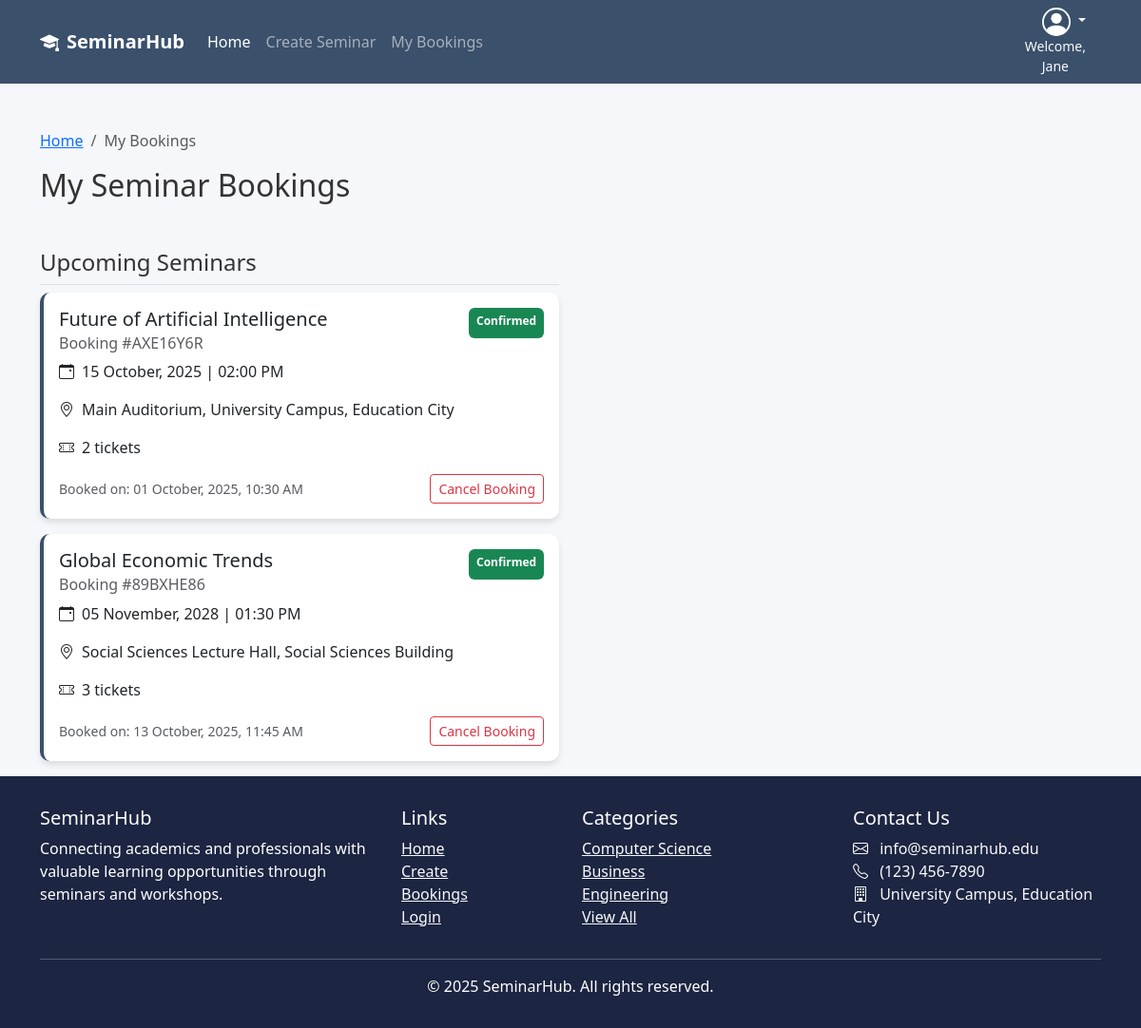
The app's page /bookings (signed in), older data.
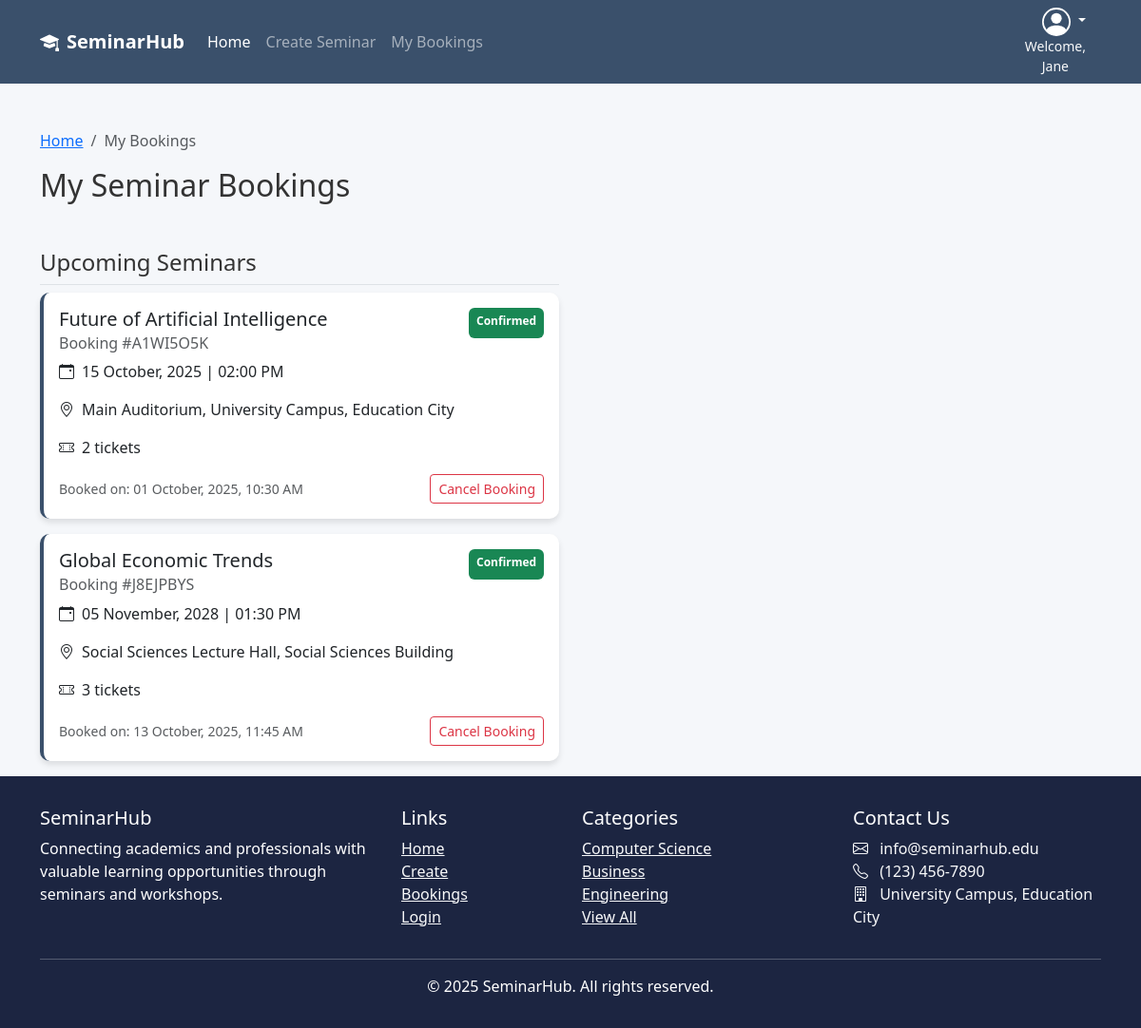
The same page, newer data.
### SeminarHub/models.py (models this page shows, shortened)
class User(db.Model, UserMixin):
    __tablename__ = 'users'
    id = db.Column(db.Integer, primary_key=True)
    first_name = db.Column(db.String(64), index=True)
    last_name  = db.Column(db.String(64), index=True)
    email      = db.Column(db.String(64), unique=True)
    password_hash = db.Column(db.String(256), nullable=False)
    number     = db.Column(db.String(64), nullable=False)
    address    = db.Column(db.String(256), nullable=False)
    bookings      = db.relationship("Booking", back_populates="user")
    comments      = db.relationship("Comment", back_populates="user")
    owned_events  = db.relationship("Event",   back_populates="owner")

class Booking(db.Model):
    __tablename__ = 'bookings'
    id             = db.Column(db.Integer, primary_key=True)
    booking_number = db.Column(db.String(32), index=True, unique=True)
    quantity       = db.Column(db.Integer, index=True, nullable=False)
    booking_date   = db.Column(db.DateTime, nullable=False, default=datetime.utcnow)
    status         = db.Column(db.String(32), default="Confirmed")
    user_id  = db.Column(db.Integer, db.ForeignKey("users.id"))
    event_id = db.Column(db.Integer, db.ForeignKey("events.id"))
    user  = db.relationship("User",  back_populates="bookings")
    event = db.relationship("Event", back_populates="bookings")

class Event(db.Model):
    __tablename__ = "events"
    id          = db.Column(db.Integer, primary_key=True)
    title       = db.Column(db.String(150), nullable=False)
    description = db.Column(db.Text, nullable=False)
    category    = db.Column(db.String(64))
    location    = db.Column(db.String(120))
    capacity    = db.Column(db.Integer, default=0)
    status      = db.Column(db.String(16), default="Open")
    start_dt    = db.Column(db.DateTime, nullable=False)
    end_dt      = db.Column(db.DateTime, nullable=False)
    image_url   = db.Column(db.String(255))
    speaker     = db.Column(db.String(120))
    speaker_bio = db.Column(db.Text)
    date_added = db.Column(db.DateTime, default=datetime.utcnow)
    owner_user_id = db.Column(db.Integer, db.ForeignKey("users.id"))
    owner         = db.relationship("User", back_populates="owned_events")
    comments = db.relationship(
        "Comment",
        back_populates="event",
        cascade="all, delete-orphan",
        order_by="desc(Comment.created_at)"
    )
    bookings = db.relationship(
        "Booking",
        back_populates="event",
        cascade="all, delete-orphan"
    )
    orders = db.relationship(
        "Order",
        back_populates="event",
        cascade="all, delete-orphan"
    )

### SeminarHub/booking/booking.py (the view)
@booking_bp.route('/bookings')
@login_required
def booking():
    confirmed_bookings = Booking.query.filter(
        Booking.status == "Confirmed",
        Booking.user_id == current_user.id
    ).all()
    completed_bookings = Booking.query.filter(
        Booking.status == "Completed",
        Booking.user_id == current_user.id
    ).all()
    cancelled_bookings = Booking.query.filter(
        Booking.status == "Cancelled",
        Booking.user_id == current_user.id
    ).all()
    return render_template(
        'bookings.html',
        confirmed_bookings=confirmed_bookings,
        completed_bookings=completed_bookings,
        cancelled_bookings=cancelled_bookings,
        heading='My Bookings | '
    )

### SeminarHub/booking/templates/bookings.html (shortened to what this page needs)
{% extends 'base.html' %}
{% block content %}
<div class="container mt-4">
    <nav aria-label="breadcrumb">
        <ol class="breadcrumb">
            <li class="breadcrumb-item"><a href="{{ url_for('main.index') }}">Home</a></li>
            <li class="breadcrumb-item active" aria-current="page">My Bookings</li>
        </ol>
    </nav>
    <h2 class="mb-5">My Seminar Bookings</h2>
    {% if confirmed_bookings or completed_bookings or cancelled_bookings %}
    <div class="row">
        {% if confirmed_bookings %}
        <div class="col-lg-6">
            <h4 class="border-bottom pb-2">Upcoming Seminars</h4>
            {% for booking in confirmed_bookings %}
            <div class="card booking-card mb-3">
                <div class="card-body">
                    <div class="d-flex justify-content-between">
                        <h5 class="card-title">{{booking.event.title}}</h5>
                        <span class="badge bg-success py-2">{{booking.status}}</span>
                    </div>
                    <h6 class="card-subtitle mb-2 text-muted">Booking #{{booking.booking_number}}</h6>
                    <p class=""><i class="bi bi-calendar-event me-2"></i>{{booking.event.start_dt.strftime("%d %B, %Y | %I:%M %p")}}</p>
                    <p class=""><i class="bi bi-geo-alt me-2"></i>{{booking.event.location}}</p>
                    <p class=""><i class="bi bi-ticket-perforated me-2"></i>{{booking.quantity}} ticket{% if booking.quantity > 1 %}s{% endif %}</p>
                    <div class="d-flex justify-content-between align-items-center">
                        <small class="text-muted">Booked on: {{booking.booking_date.strftime("%d %B, %Y, %I:%M %p")}}</small>
                        <form method="POST" action="{{ url_for('booking.cancel_booking', booking_id=booking.id) }}" onsubmit="return confirm('Are you sure you want to cancel this booking?');">
                            <button type="submit" class="btn btn-sm btn-outline-danger">Cancel Booking</button>
                        </form>
                    </div>
                </div>
            </div>
            {% endfor %}
        </div>
        {% endif %}
    </div>
    {% endif %}
</div>
{% endblock %}

### SeminarHub/templates/base.html (shortened to what this page needs)
<!DOCTYPE html>
<html lang="en">
<head>
  <link href="https://cdn.jsdelivr.net/npm/bootstrap@5.3.0/dist/css/bootstrap.min.css" rel="stylesheet">
  <link rel="stylesheet" href="https://cdn.jsdelivr.net/npm/bootstrap-icons@1.10.0/font/bootstrap-icons.css">
  <link rel="stylesheet" href="{{ url_for('static', filename='style/stylesheet.css') }}">
</head>
<body class="d-flex flex-column min-vh-100">
  <header>
    {% include "_navigation.html" %}
  </header>
  <main class="flex-fill">
    {% block content %}{% endblock %}
  </main>
  {% include "_footer.html" %}
</body>
</html>

### SeminarHub/templates/_navigation.html (shortened to what this page needs)
<nav class="navbar navbar-expand-lg navbar-dark sticky-top mb-3">
    <div class="container">
        <a class="navbar-brand fw-bold" href="{{ url_for('main.index') }}">
            <i class="bi bi-mortarboard-fill me-2"></i>SeminarHub
        </a>
        {% if current_user.is_authenticated %}
        <div class="ms-auto order-lg-last text-end">
            <div class="dropdown pe-3">
                <a href="#" class="d-block link-body-emphasis text-decoration-none dropdown-toggle text-light" data-bs-toggle="dropdown" aria-expanded="false">
                </a>
                <small class="d-block text-center text-light">Welcome, <br> {{ current_user.first_name }}</small>
            </div>
        </div>
        {% endif %}
        <div class="collapse navbar-collapse" id="navbarNav">
            <ul class="navbar-nav me-auto">
                <li class="nav-item">
                    <a class="nav-link active" href="{{ url_for('main.index') }}">Home</a>
                </li>
                <li class="nav-item">
                    <a class="nav-link" href="{{url_for('event.create')}}">Create Seminar</a>
                </li>
                <li class="nav-item">
                    <a class="nav-link" href="{{url_for('booking.booking')}}">My Bookings</a>
                </li>
            </ul>
        </div>
    </div>
</nav>

### SeminarHub/templates/_footer.html
<footer class="mt-auto">
  <div class="container">
    <div class="row">
      <div class="col-md-4">
        <h5>SeminarHub</h5>
        <p>Connecting academics and professionals with valuable learning opportunities through seminars and workshops.</p>
      </div>
      <div class="col-md-2">
        <h5>Links</h5>
        <ul class="list-unstyled">
          <li><a href="{{ url_for('main.index') }}" class="text-light">Home</a></li>
          <li><a href="{{ url_for('event.create') }}" class="text-light">Create</a></li>
          <li><a href="{{ url_for('booking.booking') }}" class="text-light">Bookings</a></li>
          <li><a href="#" class="text-light">Login</a></li>
        </ul>
      </div>
      <div class="col-md-3">
        <h5>Categories</h5>
        <ul class="list-unstyled">
          <li><a href="#" class="text-light">Computer Science</a></li>
          <li><a href="#" class="text-light">Business</a></li>
          <li><a href="#" class="text-light">Engineering</a></li>
          <li><a href="#" class="text-light">View All</a></li>
        </ul>
      </div>
      <div class="col-md-3">
        <h5>Contact Us</h5>
        <address class="text-light mb-0">
          <i class="bi bi-envelope me-2"></i> info@seminarhub.edu<br>
          <i class="bi bi-telephone me-2"></i> (123) 456-7890<br>
          <i class="bi bi-building me-2"></i> University Campus, Education City
        </address>
      </div>
    </div>
    <hr class="bg-light">
    <div class="text-center">
      <p class="mb-0">© {{ current_year or 2025 }} SeminarHub. All rights reserved.</p>
    </div>
  </div>
</footer>

### SeminarHub/static/style/stylesheet.css (style rules this page uses)
:root { --primary: #3a506b; --secondary: #5bc0be; --light: #f8f9fa; --dark: #1c2541; --accent: #e07a5f; }
html, body { min-height: 100%; margin: 0; padding: 0; }
body { font-family: 'Segoe UI', Tahoma, Geneva, Verdana, sans-serif; background-color: #f5f7fa; color: #333; }
.navbar { background-color: var(--primary); }
footer { background-color: var(--dark); color: white; padding: 2rem 0; margin-top: 3rem; }
.card { border: none; border-radius: 10px; box-shadow: 0 4px 6px rgba(0, 0, 0, 0.1); transition: transform 0.3s ease; }
.booking-card { border-left: 4px solid var(--primary); transition: transform 0.2s; }

Row changes from the older to the newer data that the page shows:
changed Booking "01 October, 2025, 10:30 AM": booking_number "AXE16Y6R" → "A1WI5O5K"
changed Booking "Global Economic Trends": booking_number "89BXHE86" → "J8EJPBYS"
